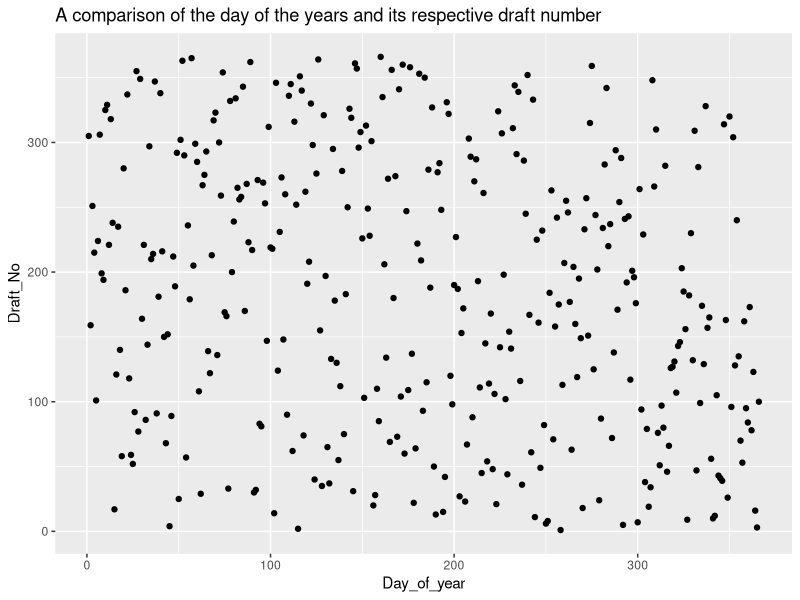

Reproduce this figure in R. (Note: this script raises an error after producing the figure.)
## ---- chunk 1
knitr::opts_chunk$set(echo = TRUE)

library(dplyr)
library(ggplot2)
## ---- chunk 2
raw <- read.csv('1970lottery.csv')

raw %>% head()
## ---- chunk 3
raw %>% 
  ggplot(aes(x = Day_of_year, y = Draft_No)) +
  geom_point() + 
  labs(title = "A comparison of the day of the years and its respective draft number")
## ---- chunk 4
raw %>% 
  select(Draft_No, Day_of_year) %>% 
  cor()
## ---- chunk 5
model <- lm(Draft_No ~ Day_of_year, data = raw) %>% summary()
## ---- chunk 6
model %>% 
  plot()
## ---- chunk 7
linear <- lm(sqrt(Draft_No) ~ sqrt(Day_of_year),data = raw)

linear %>% 
  summary()
## ---- chunk 8
linear %>% 
  plot()
## ---- chunk 9
raw %>% 
  ggplot() +
  geom_boxplot(aes(x = as.factor(Month_Number), y = Draft_No)) +
  scale_x_discrete(labels = c("Jan", "Feb", "Mar", "Apr", "May", "June", "July", "Aug", "Sep", "Oct", "Nov", "Dec")) + 
  labs(title = "A comparison of the distributions of draft number across the months")
## ---- chunk 10
aov(Draft_No ~ Month, data = raw) %>% summary()
## ---- chunk 11

## ---- chunk 12

## ---- chunk 13

## ---- chunk 14

